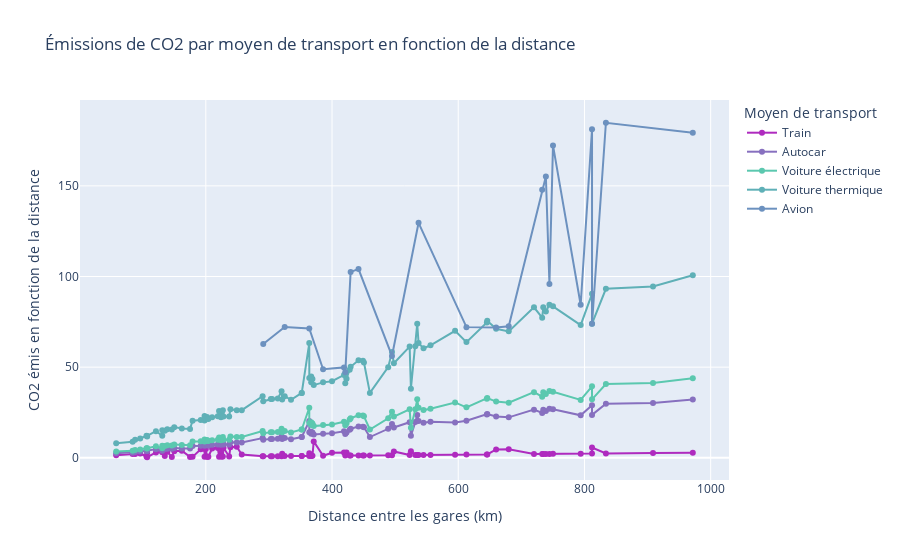

The notebook cell saved with this chart:
### Code cell
def generate_line_chart(emissions_df, log_scale=False):
    fig = go.Figure()
    # On ajoute les courbes pour chaque moyen de transport
    emissions_df = emissions_df.sort_values(by='Distance')
    moyens_transport = ["Autocar", "Voiture électrique", "Voiture thermique", "Avion"]
    
    # Solutionn inspirée de https://github.com/plotly/plotly.py/issues/4278 pour afficher l'origine et la destination des trajets dans le hover
    # On ajoute une courbe invisible pour chaque moyen de transport, et on change son hovertext pour afficher l'origine et la destination
    fig.add_trace(go.Scatter(
        x=emissions_df['Distance'], 
        y=emissions_df['Train'], 
        opacity=0, 
        showlegend=False,
        hovertext=emissions_df['Origine'] + ' - ' + emissions_df['Destination'],
        hovertemplate='<b>%{hovertext}</b><extra></extra>'
        ))

    # On ajoute les courbes pour les trains, en montrant le transporteur dans le hover
    fig.add_trace(go.Scatter(
        x=emissions_df['Distance'],
        y=emissions_df['Train'],
        mode='lines+markers',
        name='Train',
        connectgaps=True,
        hovertext=emissions_df['Transporteur'],
        hovertemplate='<b>%{hovertext}</b> : %{y:.2f} kgCO2e <extra></extra>',
        marker=dict(color=colors_moyens_de_transport['Train'])
    ))
    for column in moyens_transport:
        fig.add_trace(go.Scatter(
            x=emissions_df['Distance'],
            y=emissions_df[column],
            mode='lines+markers',
            name=column,
            connectgaps=True,
            hovertemplate='%{y:.2f} kgCO2e',
            marker=dict(color=colors_moyens_de_transport[column])
        ))
    
    fig.update_layout(
        title='Émissions de CO2 par moyen de transport en fonction de la distance',
        xaxis_title='Distance entre les gares (km)',
        yaxis_title='CO2 émis en fonction de la distance',
        legend_title='Moyen de transport',
        hovermode='x unified'
    )
    
    if log_scale:
        fig.update_layout(title='Émissions de CO2 par moyen de transport en fonction de la distance (échelle logarithmique)')
        fig.update_yaxes(
            title='CO2 émis en fonction de la distance (échelle logarithmique)', 
            type="log"
    )
    
    return fig

generate_line_chart(emissions,False)

### Figure 1 — Plotly figure (JSON) as saved in the notebook; plotly's stock layout.template omitted (floating-point values rounded to 4 significant figures)
{"data": [{"hovertemplate": "<b>%{hovertext}</b><extra></extra>", "hovertext": ["Arcachon - Bordeaux Saint-Jean", "Paris Nord - Compiègne", "Le Havre Gare locale - Rouen Rive Droite", "Belfort - Besançon-Viotte", "Bayonne - Pau", "Chambéry-Challes-les-Eaux - Lyon Part-Dieu", "Lille Europe - Bruxelles Midi Brussel Zuid", "Paris Austerlitz - Orléans", "Grenoble - Lyon Part-Dieu", "Paris-Nord - Amiens", "Agen - Bordeaux Saint-Jean", "Paris Saint-Lazare - Rouen Rive Droite", "Paris Est - Reims", "Nancy Ville - Strasbourg Ville", "Geneve - Lyon Perrache", "Paris-Est - Champagne-Ardenne-TGV", "Paris Nord - Arras", "Dijon Ville - Lyon Part-Dieu", "Bayonne - Bordeaux Saint-Jean", "Paris Gare du Nord - Lens", "Brive-la-Gaillarde - Bordeaux Saint-Jean", "Paris Montparnasse - Le Mans", "Aeroport CDG2 TGV Roissy - Lille Europe", "Paris Gare du Nord - Douai", "Toulouse-Matabiau - Perpignan", "Paris Saint-Lazare - Trouville-Deauville", "Paris Montparnasse - Saint-Pierre-des-Corps", "Marseille Saint-Charles - Nice Ville", "Paris Gare du Nord - Lille Europe", "Marne-la-Vallée-Chessy - Lille Europe", "Paris Saint-Lazare - Le Havre Gare locale", "Paris Gare du Nord - Valenciennes", "Paris Saint-Lazare - Caen", "Rennes - Brest", "Bordeaux Saint-Jean - Toulouse-Matabiau", "Paris Gare de Lyon - Dijon", "Aéroport Charles de Gaulle 2 TGV - Bruxelles Midi Brussel Zuid", "Paris Montparnasse - Angers-St-Laud", "Paris Gare du Nord - Dunkerque", "Lyon Part Dieu - Montpellier Saint-Roch", "Paris Montparnasse - Poitiers", "Bayonne - Toulouse-Matabiau", "Lyon Part Dieu - Marseille Saint-Charles", "Paris Nord - Calais Ville", "Metz Ville - Strasbourg Ville", "Paris Est - Metz", "Paris Montparnasse - Rennes", "Paris Gare de Lyon - Vichy", "Paris Est - Nancy", "Paris Gare de Lyon - Besançon Franche Comté", "Paris Gare de Lyon - Mâcon Loché TGV", "Paris Saint-Lazare - Cherbourg", "Paris Montparnasse - Nantes", "Paris-Austerlitz - Limoges-Bénédictins", "Paris-Gare-de-Lyon - Clermont-Ferrand", "Aéroport Charles de Gaulle 2 TGV - Rennes", "Marseille Saint-Charles - Toulouse-Matabiau", "Paris Montparnasse - Angoulême", "Paris Gare de Lyon - Lyon Part Dieu", "Aéroport Charles de Gaulle 2 TGV - Lyon Part Dieu", "Paris Gare de Lyon - Belfort-Montbéliard TGV", "Paris Est - Strasbourg", "Paris Montparnasse - La Rochelle", "Paris Montparnasse - Vannes", "Paris Est - Mulhouse", "Paris-Austerlitz - Brive-la-Gaillarde", "Massy-TGV - Bordeaux Saint-Jean", "Bordeaux Saint-Jean - Nantes", "Paris Gare de Lyon - Chambéry - Challes-les-Eaux", "Paris Gare de Lyon - Valence TGV Rhône-Alpes Sud", "Paris Montparnasse - Bordeaux Saint-Jean", "Paris Gare de Lyon - Annecy", "Paris Gare de Lyon - Grenoble", "Paris Montparnasse - Arcachon", "Paris Montparnasse - Brest", "Lille Europe - Lyon Part Dieu", "Marne la Vallee Chessy - Avignon TGV", "Paris-Austerlitz - Rodez", "Marseille Saint-Charles - Bordeaux Saint-Jean", "Marne la Vallee Chessy - Aix en Provence TGV", "Bruxelles Midi Brussel Zuid - Lyon Part Dieu", "Paris Montparnasse - Bayonne", "Paris Gare de Lyon - Montpellier Saint-Roch", "Paris Montparnasse - Biarritz", "Paris Gare de Lyon - Marseille Saint-Charles", "Paris Montparnasse - Toulouse Matabiau", "Paris Gare de Lyon - Toulon", "Lyon-Part-Dieu - Nantes", "Strasbourg Ville - Nantes", "Paris Gare de Lyon - Saint-Raphaël", "Paris Gare de Lyon - Nice"], "opacity": 0, "showlegend": false, "type": "scatter", "x": [58, 84, 88, 96, 106, 107, 107, 121, 131, 131, 135, 139, 146.2, 150, 162, 175, 179, 192, 198, 198, 200, 202, 203, 204, 210, 219, 221, 224, 225.2, 227, 228, 237, 239, 249, 257, 290, 291, 303, 305, 314, 320, 321, 325, 335, 352, 352, 364.0, 364, 367, 367, 369, 371, 385.8, 400, 419, 421, 423, 428, 429.5, 442, 449, 450.6, 460, 489, 495, 498, 523, 525, 532.0, 535, 537.1, 545, 556.1, 595, 613, 645.4, 646, 660, 680, 720, 733, 734.8, 738.9, 744.5, 750.1, 794.0, 812, 812, 834, 908.6, 971.7], "y": [1.415, 2.05, 2.147, 2.342, 0.742, 2.611, 0.3103, 2.952, 3.196, 3.196, 0.945, 3.392, 0.4239, 3.66, 3.953, 0.5075, 0.5191, 4.685, 4.831, 0.5742, 4.88, 0.5858, 0.5887, 0.5916, 5.124, 5.344, 0.6409, 5.466, 0.6532, 0.6583, 5.563, 0.6873, 5.832, 6.076, 1.799, 0.841, 0.8439, 0.8787, 0.8845, 0.9106, 0.928, 2.247, 0.9425, 0.9715, 1.021, 1.021, 1.055, 2.548, 1.064, 1.064, 1.07, 9.052, 1.119, 2.8, 2.933, 1.221, 2.961, 1.241, 1.246, 1.282, 1.302, 1.307, 1.334, 1.418, 1.435, 3.486, 1.517, 3.675, 1.543, 1.552, 1.558, 1.581, 1.613, 1.726, 1.778, 1.872, 1.873, 4.62, 4.76, 2.088, 2.126, 2.131, 2.143, 2.159, 2.175, 2.303, 2.355, 5.684, 2.419, 2.635, 2.818]}, {"connectgaps": true, "hovertemplate": "<b>%{hovertext}</b> : %{y:.2f} kgCO2e <extra></extra>", "hovertext": ["TER", "TER", "TER", "TER", "Intercités", "TER", "TGV", "TER", "TER", "TER", "Intercités", "TER", "TGV", "TER", "TER", "TGV", "TGV", "TER", "TER", "TGV", "TER", "TGV", "TGV", "TGV", "TER", "TER", "TGV", "TER", "TGV", "TGV", "TER", "TGV", "TER", "TER", "Intercités", "TGV", "TGV", "TGV", "TGV", "TGV", "TGV", "Intercités", "TGV", "TGV", "TGV", "TGV", "TGV", "Intercités", "TGV", "TGV", "TGV", "TER", "TGV", "Intercités", "Intercités", "TGV", "Intercités", "TGV", "TGV", "TGV", "TGV", "TGV", "TGV", "TGV", "TGV", "Intercités", "TGV", "Intercités", "TGV", "TGV", "TGV", "TGV", "TGV", "TGV", "TGV", "TGV", "TGV", "Intercités", "Intercités", "TGV", "TGV", "TGV", "TGV", "TGV", "TGV", "TGV", "TGV", "Intercités", "TGV", "TGV", "TGV"], "marker": {"color": "#af2bbf"}, "mode": "lines+markers", "name": "Train", "type": "scatter", "x": [58, 84, 88, 96, 106, 107, 107, 121, 131, 131, 135, 139, 146.2, 150, 162, 175, 179, 192, 198, 198, 200, 202, 203, 204, 210, 219, 221, 224, 225.2, 227, 228, 237, 239, 249, 257, 290, 291, 303, 305, 314, 320, 321, 325, 335, 352, 352, 364.0, 364, 367, 367, 369, 371, 385.8, 400, 419, 421, 423, 428, 429.5, 442, 449, 450.6, 460, 489, 495, 498, 523, 525, 532.0, 535, 537.1, 545, 556.1, 595, 613, 645.4, 646, 660, 680, 720, 733, 734.8, 738.9, 744.5, 750.1, 794.0, 812, 812, 834, 908.6, 971.7], "y": [1.415, 2.05, 2.147, 2.342, 0.742, 2.611, 0.3103, 2.952, 3.196, 3.196, 0.945, 3.392, 0.4239, 3.66, 3.953, 0.5075, 0.5191, 4.685, 4.831, 0.5742, 4.88, 0.5858, 0.5887, 0.5916, 5.124, 5.344, 0.6409, 5.466, 0.6532, 0.6583, 5.563, 0.6873, 5.832, 6.076, 1.799, 0.841, 0.8439, 0.8787, 0.8845, 0.9106, 0.928, 2.247, 0.9425, 0.9715, 1.021, 1.021, 1.055, 2.548, 1.064, 1.064, 1.07, 9.052, 1.119, 2.8, 2.933, 1.221, 2.961, 1.241, 1.246, 1.282, 1.302, 1.307, 1.334, 1.418, 1.435, 3.486, 1.517, 3.675, 1.543, 1.552, 1.558, 1.581, 1.613, 1.726, 1.778, 1.872, 1.873, 4.62, 4.76, 2.088, 2.126, 2.131, 2.143, 2.159, 2.175, 2.303, 2.355, 5.684, 2.419, 2.635, 2.818]}, {"connectgaps": true, "hovertemplate": "%{y:.2f} kgCO2e", "marker": {"color": "#8770bf"}, "mode": "lines+markers", "name": "Autocar", "type": "scatter", "x": [58, 84, 88, 96, 106, 107, 107, 121, 131, 131, 135, 139, 146.2, 150, 162, 175, 179, 192, 198, 198, 200, 202, 203, 204, 210, 219, 221, 224, 225.2, 227, 228, 237, 239, 249, 257, 290, 291, 303, 305, 314, 320, 321, 325, 335, 352, 352, 364.0, 364, 367, 367, 369, 371, 385.8, 400, 419, 421, 423, 428, 429.5, 442, 449, 450.6, 460, 489, 495, 498, 523, 525, 532.0, 535, 537.1, 545, 556.1, 595, 613, 645.4, 646, 660, 680, 720, 733, 734.8, 738.9, 744.5, 750.1, 794.0, 812, 812, 834, 908.6, 971.7], "y": [2.553, 2.829, 3.174, 3.416, 3.898, 3.76, 3.864, 4.692, 3.898, 4.864, 4.795, 5.037, 5.003, 5.417, 5.175, 5.106, 6.555, 6.693, 6.59, 7.383, 6.969, 7.21, 6.934, 6.831, 7.141, 7.348, 8.245, 7.141, 7.935, 8.383, 7.279, 7.314, 8.591, 8.418, 8.418, 10.87, 9.97, 10.38, 10.38, 10.45, 11.76, 10.32, 10.87, 10.25, 11.45, 11.45, 20.25, 14.11, 13.32, 14.35, 13.9, 12.83, 13.32, 13.52, 14.63, 13.18, 13.97, 15.53, 16.08, 17.22, 17.11, 16.84, 11.45, 16.01, 18.66, 16.7, 19.63, 12.21, 19.7, 23.67, 20.25, 19.32, 19.87, 19.5, 20.42, 23.87, 24.18, 22.77, 22.32, 26.57, 24.74, 26.57, 25.84, 27.01, 26.74, 23.43, 28.95, 23.67, 29.84, 30.26, 32.22]}, {"connectgaps": true, "hovertemplate": "%{y:.2f} kgCO2e", "marker": {"color": "#5bc8af"}, "mode": "lines+markers", "name": "Voiture électrique", "type": "scatter", "x": [58, 84, 88, 96, 106, 107, 107, 121, 131, 131, 135, 139, 146.2, 150, 162, 175, 179, 192, 198, 198, 200, 202, 203, 204, 210, 219, 221, 224, 225.2, 227, 228, 237, 239, 249, 257, 290, 291, 303, 305, 314, 320, 321, 325, 335, 352, 352, 364.0, 364, 367, 367, 369, 371, 385.8, 400, 419, 421, 423, 428, 429.5, 442, 449, 450.6, 460, 489, 495, 498, 523, 525, 532.0, 535, 537.1, 545, 556.1, 595, 613, 645.4, 646, 660, 680, 720, 733, 734.8, 738.9, 744.5, 750.1, 794.0, 812, 812, 834, 908.6, 971.7], "y": [3.478, 3.854, 4.324, 4.653, 5.311, 5.123, 5.264, 6.392, 5.311, 6.627, 6.533, 6.862, 6.815, 7.379, 7.05, 6.956, 8.93, 9.118, 8.977, 10.06, 9.494, 9.823, 9.447, 9.306, 9.729, 10.01, 11.23, 9.729, 10.81, 11.42, 9.917, 9.964, 11.7, 11.47, 11.47, 14.8, 13.58, 14.15, 14.15, 14.24, 16.03, 14.05, 14.8, 13.96, 15.6, 15.6, 27.59, 19.22, 18.14, 19.55, 18.94, 17.48, 18.14, 18.42, 19.93, 17.95, 19.04, 21.15, 21.86, 23.45, 23.31, 22.91, 15.6, 21.81, 25.43, 22.75, 26.74, 16.64, 26.84, 32.24, 27.59, 26.32, 27.07, 30.55, 27.82, 32.52, 32.95, 31.02, 30.41, 36.19, 33.7, 36.19, 35.2, 36.8, 36.42, 31.91, 39.43, 32.24, 40.66, 41.22, 43.9]}, {"connectgaps": true, "hovertemplate": "%{y:.2f} kgCO2e", "marker": {"color": "#5fb0b7"}, "mode": "lines+markers", "name": "Voiture thermique", "type": "scatter", "x": [58, 84, 88, 96, 106, 107, 107, 121, 131, 131, 135, 139, 146.2, 150, 162, 175, 179, 192, 198, 198, 200, 202, 203, 204, 210, 219, 221, 224, 225.2, 227, 228, 237, 239, 249, 257, 290, 291, 303, 305, 314, 320, 321, 325, 335, 352, 352, 364.0, 364, 367, 367, 369, 371, 385.8, 400, 419, 421, 423, 428, 429.5, 442, 449, 450.6, 460, 489, 495, 498, 523, 525, 532.0, 535, 537.1, 545, 556.1, 595, 613, 645.4, 646, 660, 680, 720, 733, 734.8, 738.9, 744.5, 750.1, 794.0, 812, 812, 834, 908.6, 971.7], "y": [7.977, 8.84, 9.918, 10.67, 12.18, 11.75, 12.07, 14.66, 12.18, 15.2, 14.98, 15.74, 15.63, 16.92, 16.17, 15.95, 20.48, 20.91, 20.59, 23.07, 21.78, 22.53, 21.67, 21.34, 22.31, 22.96, 25.76, 22.31, 24.79, 26.2, 22.75, 22.85, 26.84, 26.3, 26.3, 33.96, 31.15, 32.45, 32.45, 32.66, 36.76, 32.23, 33.96, 32.02, 35.79, 35.79, 63.28, 44.09, 41.61, 44.84, 43.44, 40.1, 41.61, 42.26, 45.71, 41.18, 43.66, 48.51, 50.23, 53.79, 53.47, 52.61, 35.79, 50.02, 58.32, 52.18, 61.34, 38.16, 61.55, 73.95, 63.28, 60.37, 62.09, 70.07, 63.82, 74.6, 75.57, 71.15, 69.75, 83.01, 77.29, 83.01, 80.74, 84.41, 83.55, 73.2, 90.44, 73.95, 93.25, 94.54, 100.7]}, {"connectgaps": true, "hovertemplate": "%{y:.2f} kgCO2e", "marker": {"color": "#6c91bf"}, "mode": "lines+markers", "name": "Avion", "type": "scatter", "x": [58, 84, 88, 96, 106, 107, 107, 121, 131, 131, 135, 139, 146.2, 150, 162, 175, 179, 192, 198, 198, 200, 202, 203, 204, 210, 219, 221, 224, 225.2, 227, 228, 237, 239, 249, 257, 290, 291, 303, 305, 314, 320, 321, 325, 335, 352, 352, 364.0, 364, 367, 367, 369, 371, 385.8, 400, 419, 421, 423, 428, 429.5, 442, 449, 450.6, 460, 489, 495, 498, 523, 525, 532.0, 535, 537.1, 545, 556.1, 595, 613, 645.4, 646, 660, 680, 720, 733, 734.8, 738.9, 744.5, 750.1, 794.0, 812, 812, 834, 908.6, 971.7], "y": [null, null, null, null, null, null, null, null, null, null, null, null, null, null, null, null, null, null, null, null, null, null, null, null, null, null, null, null, null, null, null, null, null, null, null, null, 62.73, null, null, null, null, null, 72.1, null, null, null, 71.36, null, null, null, null, null, 48.87, null, 49.87, 47.15, null, null, 102.6, 104.1, null, null, null, null, 56.17, null, null, null, null, null, 129.6, null, null, null, 72.08, null, null, 71.94, 72.51, null, 147.9, null, 155.1, 95.87, 172.3, 84.4, 181.2, 73.94, 184.8, null, 179.3]}], "layout": {"hovermode": "x unified", "legend": {"title": {"text": "Moyen de transport"}}, "title": {"text": "Émissions de CO2 par moyen de transport en fonction de la distance"}, "xaxis": {"title": {"text": "Distance entre les gares (km)"}}, "yaxis": {"title": {"text": "CO2 émis en fonction de la distance"}}}}
